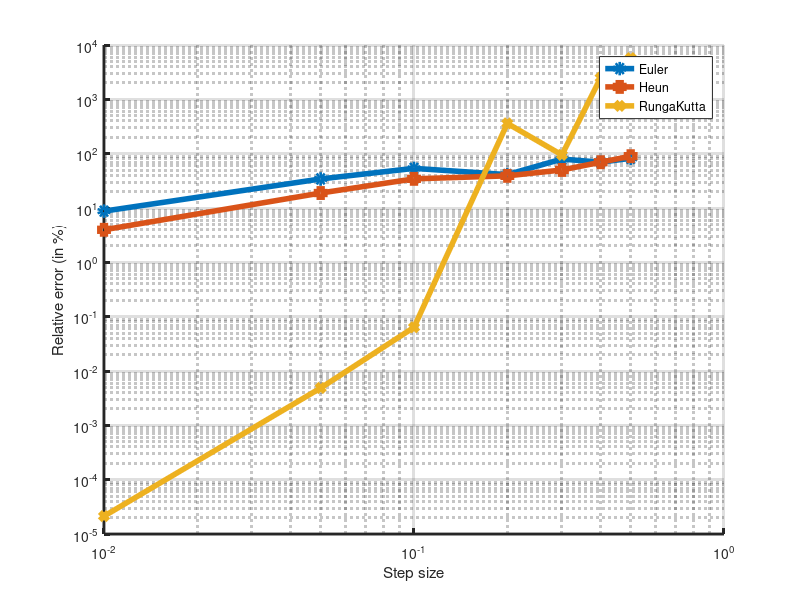

Source code (MATLAB):
clear all
clc
clf

func = @(x,y) y*x^3 - 1.5*y;
x0 = 0;
y0 = 1;
h = [0.01,0.05,0.1,0.2,0.3,0.4,0.5];
size_h = 7;
y2 = 2.718281;
analytic = zeros(size_h,1);
euler = zeros(size_h,1);
error_euler = zeros(size_h,1);
heun = zeros(size_h,1);
error_heun = zeros(size_h,1);
rk = zeros(size_h,1);
error_rk = zeros(size_h,1);
for i = 1:size_h
    analytic(i) = y2 ;
end
%Euler method
for i = 1:size_h
    y1 = y0;
    x1 = x0;
    while (x1<=2)
        y1 = y1 + h(i)*func(x1,y1);
        x1 = x1 + h(i);
    end
    euler(i) = y1;
    error_euler(i) = abs((y1 - y2)*100 /y2);
end


%Heun's method
for i = 1:size_h
    y1 = y0;
    x1 = x0;
    while (x1<=2)
        y10 = y1 + h(i)*func(x1,y1);
        y1 = y1 + 0.5*h(i)*(func(x1,y1) + func(x1,y10));
        x1 = x1 + h(i);    
    end
    heun(i) = y1;
    error_heun(i) = abs((y1 - y2)*100 /y2);
end

%Runge-Kutta
for i = 1:size_h
    y1 = y0;
    x1 = x0;
    while (x1<=2)
        k1 = h(i)*func(x1,y1);
        k2 = h(i)*func(x1 + 0.5*h(i),y1 + 0.5*k1);
        k3 = h(i)*func(x1 + 0.5*h(i),y1 + 0.5*k2);
        k4 = h(i)*func(x1 + h(i),y1 + k3);
        y1 = y1 + 1/6*(k1 + 2*k2 + 2*k3 + k4);
        x1 = x1 + h(i);
    end
    rk(i) = y1;
    error_rk(i) = abs((y1 - y2)*100 /y2);
end
hold on;

loglog (h,error_euler,'-o','linewidth',4.0,'DisplayName','Euler');
loglog (h,error_heun,'-s','linewidth',4.0,'DisplayName','Heun');
loglog (h,error_rk,'-x','linewidth',4.0,'DisplayName','RungaKutta');
xlabel('Step size');
ylabel('Relative error (in %)');
ax = gca ;
set(ax, 'linewidth',2.0);
grid on;
legend('show');


